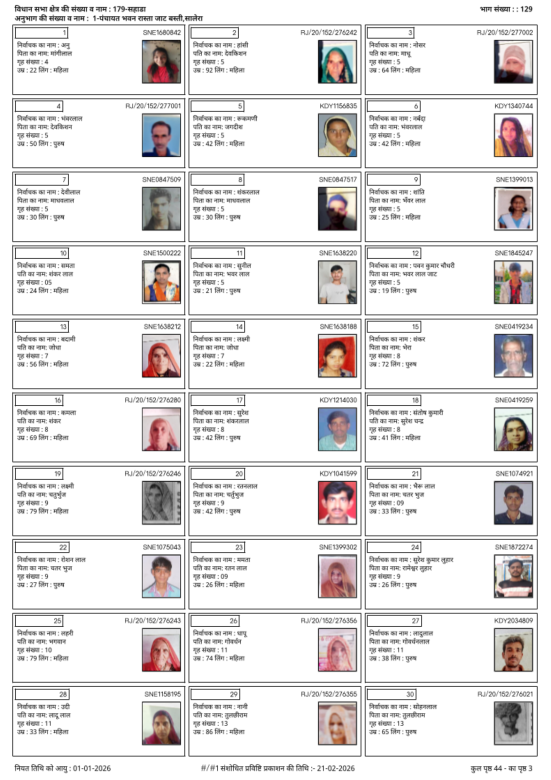
#> input picture backend/scratch_part129_p3.png, 1653 x 2339 px, found by its file name (shown at 1/3 size)
$ python test_part129_serials.py
#> lines starting #> are read from the running program, lines starting #| are printed output that depends on the picture; after the words box and inside, x2 and y2 are one past the last pixel; in counts of white or black regions, pixels touching at a corner belong together
### backend/python/ocr_worker.py
import json
import gc
import os
import re
import sys
if hasattr(sys.stdout, 'reconfigure'):
    sys.stdout.reconfigure(encoding='utf-8')
if hasattr(sys.stdin, 'reconfigure'):
    sys.stdin.reconfigure(encoding='utf-8')
import unicodedata
from collections import Counter
from concurrent.futures import ThreadPoolExecutor
from difflib import SequenceMatcher
from pathlib import Path

import cv2
import numpy as np
import pytesseract


# [29 lines left out: function auto_deskew, not called in this run]

# Auto-configure tesseract binary path on Windows if not in PATH
if sys.platform.startswith("win"):
    for tess_path in [
        r"C:\Program Files\Tesseract-OCR\tesseract.exe",
        r"C:\Program Files (x86)\Tesseract-OCR\tesseract.exe",
        Path.home() / "AppData" / "Local" / "Programs" / "Tesseract-OCR" / "tesseract.exe",
    ]:
        if Path(tess_path).exists():
            pytesseract.pytesseract.tesseract_cmd = str(tess_path)
            tess_dir = str(Path(tess_path).parent)
            if tess_dir not in os.environ.get("PATH", ""):
                os.environ["PATH"] = tess_dir + os.pathsep + os.environ.get("PATH", "")
            break

# Auto-configure bundled Hindi OCR data path if missing or invalid
current_tessdata = os.environ.get("TESSDATA_PREFIX", "")
if not current_tessdata or not (Path(current_tessdata) / "hin.traineddata").exists():
    base_dir = Path(__file__).resolve().parent.parent
    for candidate in [base_dir / "tessdata", base_dir / ".ocr-tessdata"]:
        if (candidate / "hin.traineddata").exists():
            os.environ["TESSDATA_PREFIX"] = str(candidate)
            break
#> further down, img is the input picture: shape (2339, 1653, 3); mean B, G, R 225.7, 225.8, 228.2

cv2.setNumThreads(1)

try:
    if sys.stdin and hasattr(sys.stdin, "reconfigure"):
        sys.stdin.reconfigure(encoding="utf-8")
    if sys.stdout and hasattr(sys.stdout, "reconfigure"):
        sys.stdout.reconfigure(encoding="utf-8")
    if sys.stderr and hasattr(sys.stderr, "reconfigure"):
        sys.stderr.reconfigure(encoding="utf-8")
except Exception:
    pass


def ratio(name, default):
    return float(os.getenv(name, default))


def safe_image_to_string(image, lang="eng", config=""):
    """
    Safely execute pytesseract.image_to_string with image bounds checking
    and exception handling to prevent Tesseract C++ std::bad_alloc / process crashes.
    """
    if image is None or getattr(image, "size", 0) == 0:
        return ""
    try:
        height, width = image.shape[:2]
        max_w, max_h = 1800, 1200
        if width > max_w or height > max_h:
            scale = min(max_w / float(width), max_h / float(height))
            image = cv2.resize(image, None, fx=scale, fy=scale, interpolation=cv2.INTER_AREA)
        return pytesseract.image_to_string(image, lang=lang, config=config)
    except Exception as err:
        sys.stderr.write(f"Warning: safe_image_to_string failed: {err}\n")
        return ""


# [6 lines left out: function report_card_progress, not called in this run]


def clean(text):
    return re.sub(r"\s+", " ", text or "").strip()


# [81 lines left out: function clean_person_name, not called in this run]


# Load Master Hindi Voter Name Dictionary (69,000+ entries) for fast OCR lookup
HINDI_NAME_DICT = set()
try:
    dict_file_path = os.path.join(os.path.dirname(__file__), "hindi_voter_names_dict.json")
    if os.path.exists(dict_file_path):
        with open(dict_file_path, "r", encoding="utf-8") as f:
            data = json.load(f)
            HINDI_NAME_DICT = set(data.get("names", []))
    HINDI_NAME_DICT.update(["नारायण", "सांवरी", "सांयरी", "गोर्धन", "गोवर्धन", "डूगां", "डूंगर", "माधू"])
# Loaded Master Hindi Voter Name Dictionary
except Exception:
    pass


# [273 lines left out: functions correct_name_with_dictionary, clean_house, get_digits, coordinate_serial, coordinate_house, coordinate_age and 2 more, not called in this run]


def ocr_serial(card, card_full_text=""):
    """Dedicated pass for serial number box at top-left of voter card."""
    height, width = card.shape[:2]
    candidates = []

    # 1. Fast Primary Path: Direct serial box crop (x: 0.02..0.38, y: 0.01..0.20)
    s_region = card[round(height * 0.01):round(height * 0.20), round(width * 0.02):round(width * 0.38)]
    if s_region.size > 0:
        s_gray = cv2.cvtColor(s_region, cv2.COLOR_BGR2GRAY)
        s_res = cv2.resize(s_gray, None, fx=3.5, fy=3.5, interpolation=cv2.INTER_CUBIC)
        s_pad = cv2.copyMakeBorder(s_res, 15, 15, 15, 15, cv2.BORDER_CONSTANT, value=255)
        s_clahe = cv2.createCLAHE(3.0, (8, 8)).apply(s_pad)
        for psm in (6, 7):
            txt = safe_image_to_string(s_clahe, lang="eng", config=f"--psm {psm} -c tessedit_char_whitelist=0123456789").strip()
            if txt and txt.isdigit() and 1 <= int(txt) <= 99999:
                candidates.append(txt)
        if len(candidates) >= 2 and candidates[0] == candidates[1]:
            return candidates[0], False

    # 2. Dedicated serial box region (x: 0.0..0.42, y: 0.0..0.22)
    region = card[0:round(height * 0.22), 0:round(width * 0.42)]
    if region.size > 0:
        gray = cv2.cvtColor(region, cv2.COLOR_BGR2GRAY)
        thresh_inv = cv2.threshold(gray, 180, 255, cv2.THRESH_BINARY_INV)[1]
        contours, _ = cv2.findContours(thresh_inv, cv2.RETR_TREE, cv2.CHAIN_APPROX_SIMPLE)

        box_contours = []
        for c in contours:
            bx, by, bw, bh = cv2.boundingRect(c)
            if bw > region.shape[1] * 0.25 and bh > region.shape[0] * 0.25:
                box_contours.append((bw * bh, bx, by, bw, bh))
        box_contours.sort()

        for _, bx, by, bw, bh in box_contours:
            pad_x = max(2, round(bw * 0.02))
            pad_y = max(2, round(bh * 0.04))
            crops = [
                region[by + 2 : by + bh - 2, max(0, bx - 1) : min(region.shape[1], bx + bw + 1)],
                region[by + pad_y : by + bh - pad_y, bx + pad_x : bx + bw - pad_x],
            ]
            if bw > 25:
                crops.append(region[by + pad_y : by + bh - pad_y, bx + round(bw * 0.50) : bx + bw - pad_x])
            for inner in crops:
                if inner.size > 0:
                    padded = cv2.copyMakeBorder(inner, 15, 15, 20, 20, cv2.BORDER_CONSTANT, value=[255, 255, 255])
                    p_gray = cv2.cvtColor(padded, cv2.COLOR_BGR2GRAY) if len(padded.shape) == 3 else padded
                    res = cv2.resize(p_gray, None, fx=3.0, fy=3.0, interpolation=cv2.INTER_CUBIC)
                    clahe = cv2.createCLAHE(3.0, (8, 8)).apply(res)
                    thresh = cv2.threshold(res, 0, 255, cv2.THRESH_BINARY + cv2.THRESH_OTSU)[1]
                    for var in (clahe, res, thresh):
                        for psm in (7, 6):
                            try:
                                txt = safe_image_to_string(
                                    var,
                                    lang="eng",
                                    config=f"--psm {psm} -c tessedit_char_whitelist=0123456789"
                                ).strip()
                                if txt and txt.isdigit() and 1 <= int(txt) <= 99999:
                                    candidates.append(txt)
                                    if candidates.count(txt) >= 3:
                                        break
                            except Exception:
                                pass
                        if any(candidates.count(c) >= 3 for c in set(candidates)):
                            break
                    if any(candidates.count(c) >= 3 for c in set(candidates)):
                        break
            if any(candidates.count(c) >= 3 for c in set(candidates)):
                break

    # 2. Fallback to full-text ONLY if dedicated box crops found no candidates
    if not candidates and card_full_text:
        m_top = re.search(r"(?:^|\n)\s*[#№\|\[\(!Ilसंक्रN\.\s\-]*\s*(\d{1,5})\s*[|\]\)]?\s*(?:[A-Z]{3}\d{7}|RJ/|[A-Z0-9]{10})", card_full_text, re.IGNORECASE)
        if not m_top:
            m_top = re.search(r"(?:^|\n)\s*[#№\|\[\(!Ilसंक्रN\.\s\-]*\s*(\d{1,5})\s*(?:\||\s+[A-Z0-9]{5,})", card_full_text, re.IGNORECASE)
        if m_top:
            s_val = m_top.group(1).strip()
            if s_val and 1 <= int(s_val) <= 99999:
                candidates.append(s_val)

    if not candidates:
        return "", False

    # Score candidates: merge truncated variants into the longer number and discount truncated fragment
    counts = {}
    for c in candidates:
        counts[c] = counts.get(c, 0.0) + 1.0

    for c, cnt in list(counts.items()):
        for other in list(counts.keys()):
            if other != c and len(other) > len(c) and (other.startswith(c) or other.endswith(c)):
                counts[other] += cnt * 1.0
                counts[c] *= 0.5

    sorted_candidates = sorted(counts.items(), key=lambda item: (item[1], len(item[0])), reverse=True)
    winner, support = sorted_candidates[0]

    runner_up_support = sorted_candidates[1][1] if len(sorted_candidates) > 1 else 0.0
    disagreement = bool(runner_up_support >= support * 0.65)
    return winner, disagreement


# [76 lines left out: functions ocr_gender, ocr_age, not called in this run]


def field(text, pattern):
    match = re.search(pattern, text, re.MULTILINE | re.IGNORECASE)
    return clean(match.group(1)) if match else ""


PREFIX_CORRECTIONS = {
    "KOV": "KDY", "KOY": "KDY", "OVO": "KDY", "KDV": "KDY",
    "KOW": "KDY", "KPY": "KDY", "KTY": "KDY", "KDT": "KDY",
    "QDY": "KDY", "ODY": "KDY", "RDY": "KDY", "KOO": "KDY",
    "SSN": "SNE", "SME": "SNE", "SN3": "SNE", "SHE": "SNE",
    "5NE": "SNE", "SNE3": "SNE", "SNEI": "SNE", "SMF": "SNE",
    "ESN": "SNE", "SWE": "SNE", "SNE": "SNE", "KDY": "KDY"
}

DIGIT_MAP = str.maketrans({
    "O": "0", "Q": "0", "D": "0", "I": "1", "L": "1", "l": "1",
    "Z": "2", "z": "2"
})


# [49 lines left out: function clean_epic, not called in this run]


def epic_from(text):
    return clean_epic(text)


# [387 lines left out: functions ocr_epic, ocr_name_focused, ocr_identity, parse_card, valid_epic, loose_person_key and 4 more, not called in this run]


def detect_card_boxes(image):
    height, width = image.shape[:2]
    gray = cv2.cvtColor(image, cv2.COLOR_BGR2GRAY)
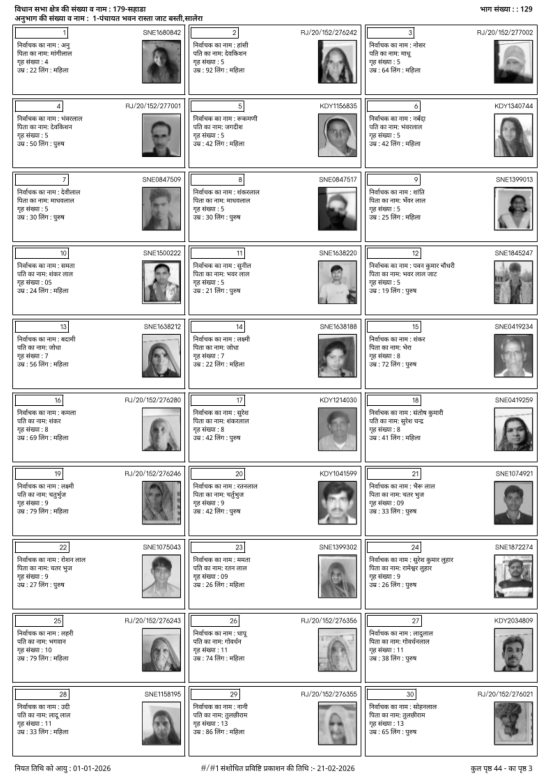
#> gray: shape (2339, 1653) (shown at 1/3 size); min 0, max 255, mean 226.5
    binary = cv2.adaptiveThreshold(
        gray, 255, cv2.ADAPTIVE_THRESH_GAUSSIAN_C,
        cv2.THRESH_BINARY_INV, 31, 9,
    )
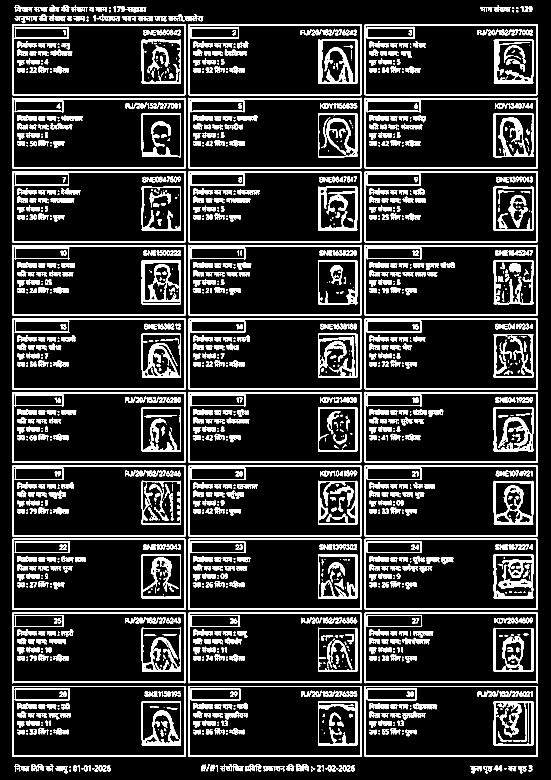
#> binary: shape (2339, 1653) (shown at 1/3 size); 13.8% white; 1696 white regions (453 under 20 px), largest, box (x1, y1, x2, y2) and area: (954, 119, 1072, 252) 6217, (1481, 1663, 1600, 1795) 5896, (954, 1001, 1072, 1134) 5787
    horizontal = cv2.morphologyEx(
        binary,
        cv2.MORPH_OPEN,
        cv2.getStructuringElement(cv2.MORPH_RECT, (max(40, width // 20), 1)),
    )
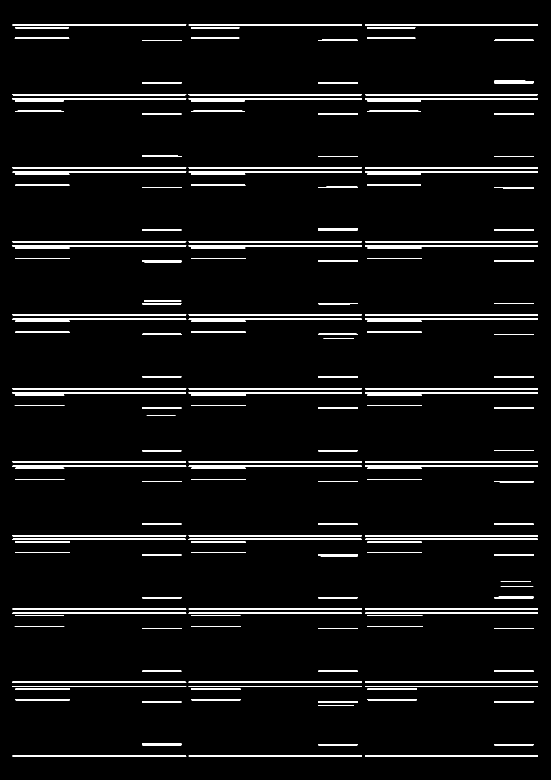
#> horizontal: shape (2339, 1653) (shown at 1/3 size); 4.2% white; 188 white regions, largest, box (x1, y1, x2, y2) and area: (37, 282, 559, 286) 2079, (37, 1384, 558, 1388) 2078, (37, 1616, 558, 1620) 2077
    vertical = cv2.morphologyEx(
        binary,
        cv2.MORPH_OPEN,
        cv2.getStructuringElement(cv2.MORPH_RECT, (1, max(20, height // 80))),
    )
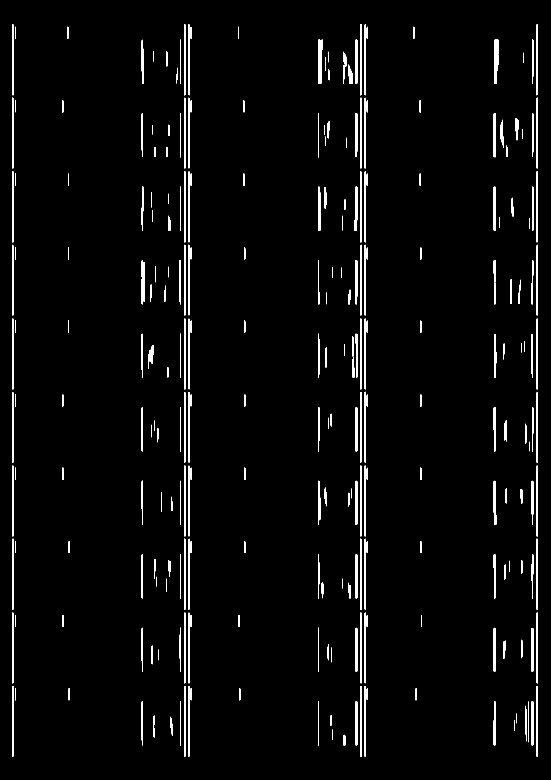
#> vertical: shape (2339, 1653) (shown at 1/3 size); 2.6% white; 279 white regions, largest, box (x1, y1, x2, y2) and area: (954, 119, 968, 251) 1547, (1482, 119, 1495, 251) 1509, (954, 560, 962, 693) 976
    grid = cv2.bitwise_or(horizontal, vertical)
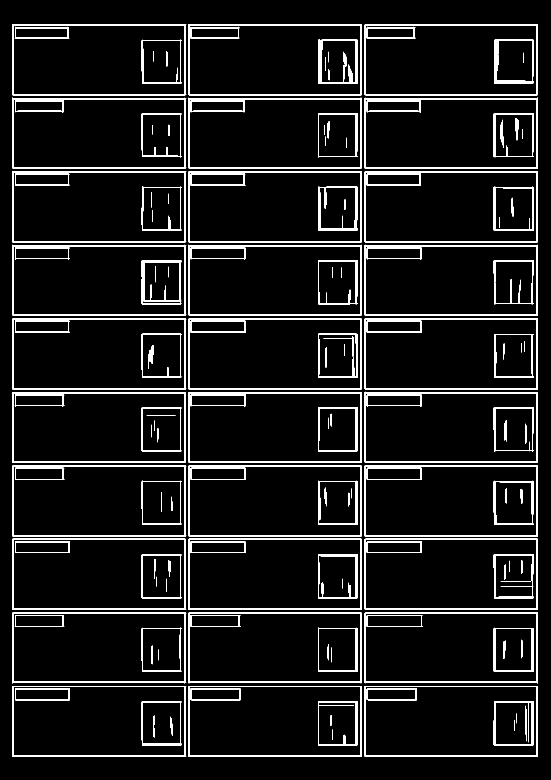
#> grid: shape (2339, 1653) (shown at 1/3 size); 6.7% white; 168 white regions
    contours, _ = cv2.findContours(grid, cv2.RETR_LIST, cv2.CHAIN_APPROX_SIMPLE)
#> contours = 259 contours, 29 with area under 20; largest, box (x1, y1, x2, y2) and area: (36, 514, 559, 727) 110035, (36, 73, 559, 286) 110035, (36, 1616, 559, 1829) 110032, (565, 1616, 1086, 1829) 110030, (565, 73, 1086, 286) 110030
    boxes = []
    for contour in contours:
        x, y, w, h = cv2.boundingRect(contour)
        if (
            width * 0.25 <= w <= width * 0.34
            and height * 0.065 <= h <= height * 0.105
            and y > height * 0.02
        ):
            boxes.append((x, y, w, h))
#> this loop made 259 passes
#> (x, y, w, h) on passes 2, 3, 5: (1542, 2160, 3, 33), (513, 2154, 6, 52), (459, 2146, 4, 67)
#> after the loop, boxes = 60 items, first 6: (1096, 2060, 515, 208), (567, 2060, 515, 208), (39, 2060, 515, 208), (1094, 2058, 520, 212), (565, 2058, 521, 212), (36, 2058, 523, 212)
    unique = []
    for box in sorted(boxes, key=lambda b: (b[1], b[0])):
        if not any(abs(box[0] - old[0]) < width * 0.10 and abs(box[1] - old[1]) < height * 0.03 for old in unique):
            unique.append(box)
#> this loop made 60 passes
#> box on passes 1 to 8: (36, 73, 523, 213), (565, 73, 521, 213), (1094, 73, 520, 213), (39, 75, 515, 208), (567, 75, 515, 208), (1096, 75, 515, 208), (36, 293, 523, 212), (565, 293, 521, 212)
#> after the loop, unique = 30 items, first 6: (36, 73, 523, 213), (565, 73, 521, 213), (1094, 73, 520, 213), (36, 293, 523, 212), (565, 293, 521, 212), (1094, 293, 520, 212)

    # Standard fallback parameters
    left = round(width * 0.038)
    top = round(height * 0.076)
    card_w = round(width * 0.306)
    card_h = round(height * 0.088)
    gap_x = round(width * 0.007)
    gap_y = round(height * 0.003)

    if len(unique) >= 6:
        try:
            med_w = int(np.median([b[2] for b in unique]))
#> med_w = 521
            med_h = int(np.median([b[3] for b in unique]))
#> med_h = 212
            if not (width * 0.25 <= med_w <= width * 0.35):
                med_w = card_w
            if not (height * 0.065 <= med_h <= height * 0.11):
                med_h = card_h

            # 1. Cluster detected boxes into rows
            sorted_by_y = sorted(unique, key=lambda b: b[1])
#> sorted_by_y has the same summary as unique
            row_clusters = []
            for b in sorted_by_y:
                matched_row = False
                for cl in row_clusters:
                    if abs(np.median([box[1] for box in cl]) - b[1]) < med_h * 0.4:
                        cl.append(b)
                        matched_row = True
                        break
                if not matched_row:
                    row_clusters.append([b])
#> this loop made 30 passes
#> after the loop, cl = [(36, 2058, 523, 212), (565, 2058, 521, 212), (1094, 2058, 520, 212)]; row_clusters = 10 items

            row_clusters.sort(key=lambda cl: np.median([box[1] for box in cl]))
            row_ys = [int(np.median([b[1] for b in cl])) for cl in row_clusters]
#> row_ys = [73, 293, 514, 734, 956, 1176, 1397, 1616, 1838, 2058]

            # 2. Determine actual row pitch from consecutive row differences
            diffs = [row_ys[i+1] - row_ys[i] for i in range(len(row_ys)-1)]
#> diffs = [220, 221, 220, 222, 220, 221, 219, 222, 220]
            valid_diffs = [d for d in diffs if med_h * 0.85 <= d <= med_h * 1.35]
#> valid_diffs = [220, 221, 220, 222, 220, 221, 219, 222, 220]
            row_pitch = int(np.median(valid_diffs)) if valid_diffs else int(round(med_h * 1.04))
#> row_pitch = 220

            # 3. Determine Row 0 Y
            row0_y = row_ys[0]
#> row0_y = 73
            if row0_y >= height * 0.12:
                row0_y = row0_y - int(round((row0_y - round(height * 0.076)) / row_pitch)) * row_pitch

            # 4. Determine 3 Column X positions
            c0 = [b[0] for b in unique if b[0] < width * 0.25]
#> c0 = [36, 36, 36, 36, 36, 36, 36, 36, 36, 36]
            c1 = [b[0] for b in unique if width * 0.25 <= b[0] < width * 0.58]
#> c1 = [565, 565, 565, 565, 565, 565, 565, 565, 565, 565]
            c2 = [b[0] for b in unique if b[0] >= width * 0.58]
#> c2 = [1094, 1094, 1094, 1094, 1094, 1094, 1094, 1094, 1094, 1094]
            col_x = [
                int(np.median(c0)) if c0 else round(width * 0.038),
                int(np.median(c1)) if c1 else round(width * 0.352),
                int(np.median(c2)) if c2 else round(width * 0.666)
            ]
#> col_x = [36, 565, 1094]

            # 5. Assemble grid slots, validating missing slots against real content
            final_boxes = []
            for r in range(10):
                exp_y = row0_y + r * row_pitch
                if exp_y + med_h > height - round(height * 0.015):
                    continue
                for c in range(3):
                    exp_x = col_x[c]
                    match = next((b for b in unique if abs(b[0] - exp_x) < width * 0.08 and abs(b[1] - exp_y) < med_h * 0.35), None)
                    if match:
                        final_boxes.append(match)
                    else:
                        # Check if this slot contains actual card content or is blank paper
                        slot_crop = gray[exp_y:min(height, exp_y + med_h), exp_x:min(width, exp_x + med_w)]
                        if slot_crop.size > 0:
                            edges = cv2.Canny(slot_crop, 50, 150)
                            min_edges = max(300, int(med_w * med_h * 0.005))
                            if np.count_nonzero(edges) > min_edges or np.std(slot_crop) > 12.0:
                                final_boxes.append((exp_x, exp_y, med_w, med_h))
#> this loop made 10 passes
#> exp_y on passes 1 to 8: 73, 293, 513, 733, 953, 1173, 1393, 1613
#> after the loop, final_boxes has the same summary as unique

            if len(final_boxes) >= 6:
                return final_boxes
        except Exception:
            pass

    # For partial pages with 1..5 detected real cards (e.g. final main roll page with only 2 cards),
    # return the exact detected physical card boxes directly.
    if 1 <= len(unique) < 6:
        return sorted(unique, key=lambda b: (b[1], b[0]))

    # Standard fallback 3x10 grid (ensures all 30 cards are extracted; empty cards filtered later)
    return [
        (left + col * (card_w + gap_x), top + row * (card_h + gap_y), card_w, card_h)
        for row in range(10)
        for col in range(3)
    ]


# [1529 lines left out: functions detect_photo_box, is_repeated_in_records, _process_single_card, process_card_image, is_voter_page, process_page and 19 more, not called in this run]


# [2 lines that do not run on import are left out]

### backend/scripts/test_part129_serials.py
import os, sys, cv2
sys.path.insert(0, os.path.abspath('.'))
from python.ocr_worker import ocr_serial, safe_image_to_string, detect_card_boxes

# Render page 3 using pdftoppm
import subprocess
pdf_path = 'D:/Randeep Trivedi Voter list/Final Publication 21.02.2026/2026-EROLLGEN-S20-179-SIR-FinalRoll-Revision1-HIN-129.pdf'
out_prefix = 'scratch_part129_p3'
subprocess.run(['pdftoppm', '-png', '-singlefile', '-r', '200', '-f', '3', '-l', '3', pdf_path, out_prefix], check=True)

img = cv2.imread(out_prefix + '.png')
boxes = detect_card_boxes(img)
#> boxes has the same summary as unique in detect_card_boxes
print(f'Detected {len(boxes)} boxes')
#| Detected 30 boxes

for i in range(min(18, len(boxes))):
    x, y, w, h = boxes[i]
    card = img[y:y+h, x:x+w]
#> (the run stopped early here; a loop or call above may not have finished)
